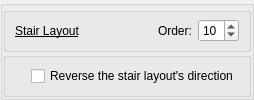
               <widget class="QGroupBox" name="GB_StairLayout">
                <property name="title">
                 <string/>
                </property>
                <property name="flat">
                 <bool>true</bool>
                </property>
                <layout class="QVBoxLayout" name="verticalLayout_47">
                 <property name="spacing">
                  <number>0</number>
                 </property>
                 <property name="leftMargin">
                  <number>0</number>
                 </property>
                 <property name="topMargin">
                  <number>1</number>
                 </property>
                 <property name="rightMargin">
                  <number>0</number>
                 </property>
                 <property name="bottomMargin">
                  <number>0</number>
                 </property>
                 <item>
                  <widget class="QGroupBox" name="GB_stairLayoutOrder">
                   <property name="title">
                    <string/>
                   </property>
                   <property name="flat">
                    <bool>true</bool>
                   </property>
                   <layout class="QGridLayout" name="gridLayout_64">
                    <property name="topMargin">
                     <number>0</number>
                    </property>
                    <property name="bottomMargin">
                     <number>0</number>
                    </property>
                    <item row="0" column="1">
                     <widget class="QLabel" name="label_109">
                      <property name="font">
                       <font>
                        <italic>false</italic>
                        <bold>false</bold>
                        <underline>true</underline>
                       </font>
                      </property>
                      <property name="text">
                       <string>Stair Layout</string>
                      </property>
                     </widget>
                    </item>
                    <item row="0" column="4">
                     <widget class="QSpinBox" name="kcfg_stairLayoutOrder">
                      <property name="font">
                       <font>
                        <italic>false</italic>
                        <bold>false</bold>
                        <underline>false</underline>
                       </font>
                      </property>
                      <property name="toolTip">
                       <string>&lt;html&gt;&lt;head/&gt;&lt;body&gt;&lt;p&gt;0 - to disable&lt;/p&gt;&lt;/body&gt;&lt;/html&gt;</string>
                      </property>
                      <property name="maximum">
                       <number>12</number>
                      </property>
                      <property name="value">
                       <number>10</number>
                      </property>
                     </widget>
                    </item>
                    <item row="0" column="2">
                     <spacer name="horizontalSpacer_58">
                      <property name="orientation">
                       <enum>Qt::Orientation::Horizontal</enum>
                      </property>
                      <property name="sizeHint" stdset="0">
                       <size>
                        <width>40</width>
                        <height>20</height>
                       </size>
                      </property>
                     </spacer>
                    </item>
                    <item row="0" column="3">
                     <widget class="QLabel" name="label_110">
                      <property name="font">
                       <font>
                        <italic>false</italic>
                        <bold>false</bold>
                        <underline>false</underline>
                       </font>
                      </property>
                      <property name="text">
                       <string>Order:</string>
                      </property>
                     </widget>
                    </item>
                   </layout>
                  </widget>
                 </item>
                 <item>
                  <widget class="QGroupBox" name="GB_QuarterLayoutSettings_3">
                   <property name="title">
                    <string/>
                   </property>
                   <property name="flat">
                    <bool>true</bool>
                   </property>
                   <layout class="QVBoxLayout" name="verticalLayout_48">
                    <property name="leftMargin">
                     <number>25</number>
                    </property>
                    <property name="topMargin">
                     <number>2</number>
                    </property>
                    <property name="bottomMargin">
                     <number>2</number>
                    </property>
                    <item>
                     <widget class="QCheckBox" name="kcfg_stairReverse">
                      <property name="text">
                       <string>Reverse the stair layout's direction</string>
                      </property>
                     </widget>
                    </item>
                   </layout>
                  </widget>
                 </item>
                </layout>
               </widget>
